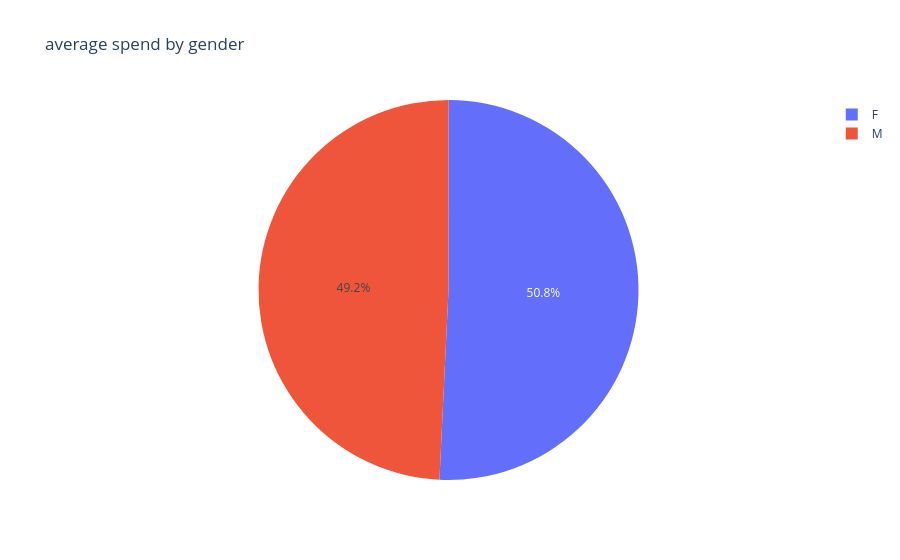

The cell this chart's notebook holds for it:
### Code cell
# Q2 what is the average spend by gender
dff = df.groupby(['Gender'])['TotalPaid'].mean().reset_index()
px.pie(dff, 'Gender', 'TotalPaid', title='average spend by gender')

### Figure 1 — Plotly figure (JSON) as saved in the notebook; plotly's stock layout.template omitted (floating-point values rounded to 4 significant figures)
{"data": [{"domain": {"x": [0, 1], "y": [0, 1]}, "hovertemplate": "Gender=%{label}<br>TotalPaid=%{value}<extra></extra>", "labels": ["F", "M"], "legendgroup": "", "name": "", "showlegend": true, "type": "pie", "values": [545.3, 529.0]}], "layout": {"legend": {"tracegroupgap": 0}, "title": {"text": "average spend by gender"}}}
